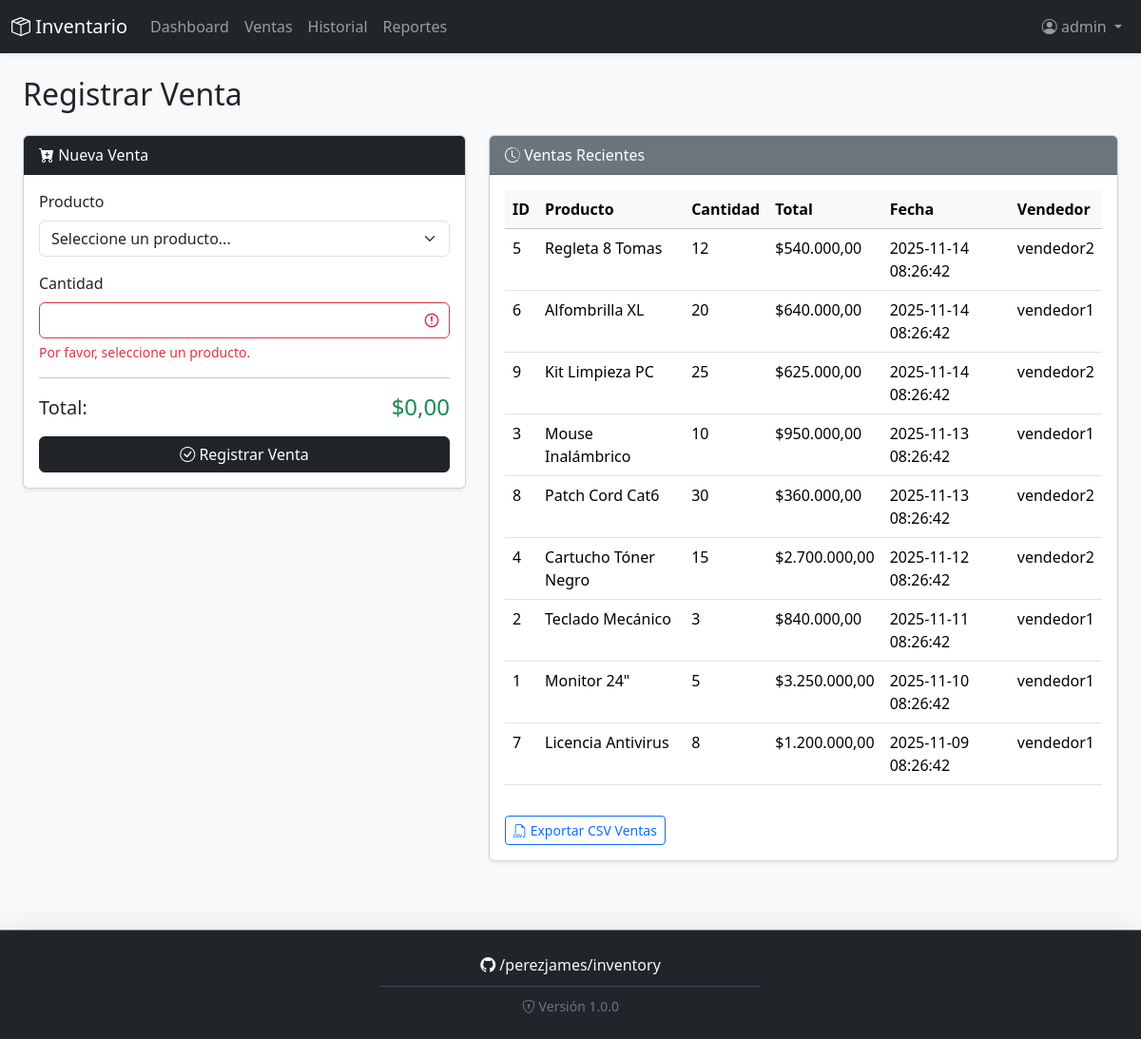
The page /ventas.php (signed in) on the database its author committed.
### tables this page shows
CREATE TABLE ventas (
  id INT AUTO_INCREMENT PRIMARY KEY,
  producto_id INT NOT NULL,
  cantidad INT NOT NULL,
  precio_total DECIMAL(12,2) NOT NULL,
  usuario INT NULL DEFAULT NULL,
  fecha DATETIME NOT NULL DEFAULT CURRENT_TIMESTAMP,
  INDEX idx_ventas_producto (producto_id),
  INDEX idx_ventas_fecha (fecha),
  INDEX idx_ventas_usuario (usuario),
  CONSTRAINT fk_ventas_producto FOREIGN KEY (producto_id) REFERENCES productos(id) ON DELETE CASCADE,
  CONSTRAINT fk_ventas_usuario FOREIGN KEY (usuario) REFERENCES usuarios(id) ON DELETE SET NULL
);

CREATE TABLE productos (
  id INT AUTO_INCREMENT PRIMARY KEY,
  nombre VARCHAR(150) NOT NULL,
  categoria VARCHAR(100) NOT NULL,
  cantidad INT NOT NULL DEFAULT 0,
  precio DECIMAL(12,2) NOT NULL DEFAULT 0.00,
  fecha_ingreso DATETIME NOT NULL DEFAULT CURRENT_TIMESTAMP,
  activo TINYINT(1) NOT NULL DEFAULT 1,
  INDEX idx_categoria (categoria),
  INDEX idx_fecha_ingreso (fecha_ingreso)
);

CREATE TABLE usuarios (
  id INT AUTO_INCREMENT PRIMARY KEY,
  usuario VARCHAR(100) NOT NULL UNIQUE,
  clave VARCHAR(255) NOT NULL,
  creado_en TIMESTAMP DEFAULT CURRENT_TIMESTAMP
);

### public/ventas.php (the view, shortened to what this page needs)
<?php
require_once __DIR__ . '/../core/bootstrap.php';
$ventas_q = $conn->query("
    SELECT v.id, p.nombre, v.cantidad, v.precio_total, v.fecha, u.usuario AS nombre_usuario
    FROM ventas v
    JOIN productos p ON v.producto_id = p.id
    LEFT JOIN usuarios u ON v.usuario = u.id
    ORDER BY v.fecha DESC
    LIMIT 10
");
require_once __DIR__ . '/../includes/header.php';
require_once __DIR__ . '/../includes/navbar.php';
?>
<div class="container-fluid p-4">
    <h2 class="mb-4">Registrar Venta</h2>
    <div class="row g-4">
        <div class="col-lg-5">
            <div class="card shadow-sm">
                <div class="card-header bg-dark text-white">
                    <i class="bi bi-cart-plus-fill"></i> Nueva Venta
                </div>
                <div class="card-body">
                    <form id="formRegistrarVenta" class="needs-validation" novalidate>
                        <div class="mb-3">
                            <label for="productoVenta" class="form-label">Producto</label>
                            <select class="form-select" id="productoVenta" name="producto_id" required>
                                <option value="" data-precio="0" data-stock="0">Seleccione un producto...</option>
                            </select>
                        </div>
                        <div class="mb-3">
                            <label for="cantidadVenta" class="form-label">Cantidad</label>
                            <input type="number" class="form-control" id="cantidadVenta" name="cantidad" min="1" required>
                            <div class="invalid-feedback" id="stockFeedback">
                            </div>
                        </div>
                        <hr>
                        <div class="d-flex justify-content-between align-items-center mb-3">
                            <h5 class="mb-0">Total:</h5>
                            <h4 class="mb-0 text-success" id="precioTotalVenta">$0,00</h4>
                        </div>
                        <button type="submit" class="btn btn-dark w-100">
                            <i class="bi bi-check-circle"></i> Registrar Venta
                        </button>
                    </form>
                </div>
            </div>
        </div>
        <div class="col-lg-7">
            <div class="card shadow-sm">
                <div class="card-header bg-secondary text-white">
                    <i class="bi bi-clock-history"></i> Ventas Recientes
                </div>
                <div class="card-body">
                    <div class="table-responsive">
                        <table class="table table-hover" id="tablaVentasRecientes">
                            <thead class="table-light">
                                <tr>
                                    <th>ID</th>
                                    <th>Producto</th>
                                    <th>Cantidad</th>
                                    <th>Total</th>
                                    <th>Fecha</th>
                                    <th>Vendedor</th>
                                </tr>
                            </thead>
                            <tbody>
                                <?php if ($ventas_q->num_rows > 0): ?>
                                    <?php while($v = $ventas_q->fetch_assoc()): ?>
                                        <tr>
                                            <td><?= (int)$v['id'] ?></td>
                                            <td><?= htmlspecialchars($v['nombre'], ENT_QUOTES, 'UTF-8') ?></td>
                                            <td><?= (int)$v['cantidad'] ?></td>
                                            <td>$<?= number_format((float)$v['precio_total'], 2, ',', '.') ?></td>
                                            <td><?= htmlspecialchars($v['fecha'], ENT_QUOTES, 'UTF-8') ?></td>
                                            <td><?= htmlspecialchars($v['nombre_usuario'] ?? 'N/A', ENT_QUOTES, 'UTF-8') ?></td>
                                        </tr>
                                    <?php endwhile; ?>
                                <?php else: ?>
                                    <tr><td colspan="6" class="text-center text-muted">No hay ventas recientes.</td></tr>
                                <?php endif; ?>
                            </tbody>
                        </table>
                    </div>
                    <form method="GET" action="exportar_csv.php" class="mt-3">
                        <button class="btn btn-outline-primary btn-sm">
                            <i class="bi bi-filetype-csv"></i> Exportar CSV Ventas
                        </button>
                    </form>
                </div>
            </div>
        </div>
    </div>
</div>
<?php
require_once __DIR__ . '/../includes/footer.php';
?>
</body>
</html>

### includes/header.php (style rules this page uses)
body { background-color: #f8f9fa; }
.card-header { position: sticky; top: 0; z-index: 10; }

### rows shown on the page
ventas: id "5", producto.nombre "Regleta 8 Tomas", cantidad "12", precio_total "540.000,00", fecha "2025-11-14 08:26:42", usuario.usuario "vendedor2"
ventas: id "6", producto.nombre "Alfombrilla XL", cantidad "20", precio_total "640.000,00", fecha "2025-11-14 08:26:42", usuario.usuario "vendedor1"
ventas: id "9", producto.nombre "Kit Limpieza PC", cantidad "25", precio_total "625.000,00", fecha "2025-11-14 08:26:42", usuario.usuario "vendedor2"
ventas: id "3", producto.nombre "Mouse Inalámbrico", cantidad "10", precio_total "950.000,00", fecha "2025-11-13 08:26:42", usuario.usuario "vendedor1"
ventas: id "8", producto.nombre "Patch Cord Cat6", cantidad "30", precio_total "360.000,00", fecha "2025-11-13 08:26:42", usuario.usuario "vendedor2"
ventas: id "4", producto.nombre "Cartucho Tóner Negro", cantidad "15", precio_total "2.700.000,00", fecha "2025-11-12 08:26:42", usuario.usuario "vendedor2"
ventas: id "2", producto.nombre "Teclado Mecánico", cantidad "3", precio_total "840.000,00", fecha "2025-11-11 08:26:42", usuario.usuario "vendedor1"
ventas: id "1", producto.nombre "Monitor 24\"", cantidad "5", precio_total "3.250.000,00", fecha "2025-11-10 08:26:42", usuario.usuario "vendedor1"
ventas: id "7", producto.nombre "Licencia Antivirus", cantidad "8", precio_total "1.200.000,00", fecha "2025-11-09 08:26:42", usuario.usuario "vendedor1"

### other values the page prints
$nombreUsuario "admin"
